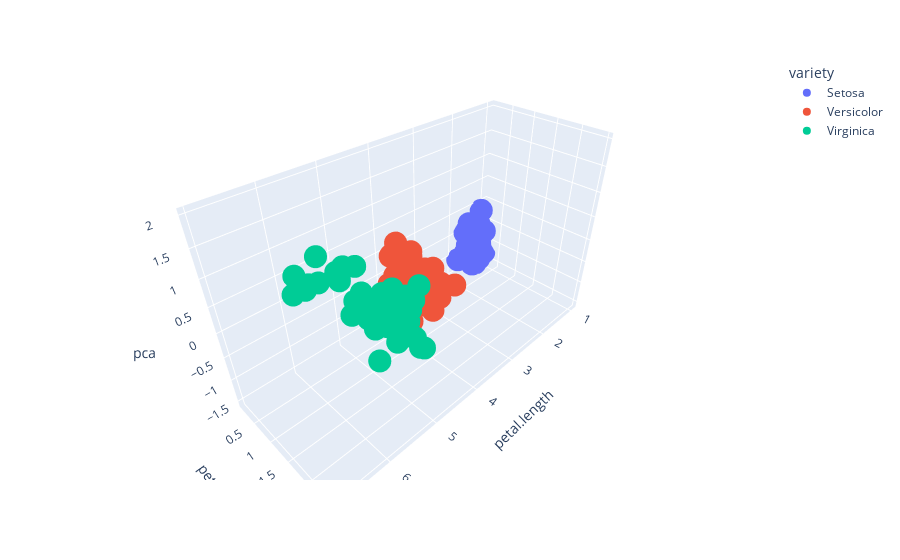

Write notebook code for a chart like this one.
### Code cell
plot_pca_3d_scatter(df, ['sepal.length', 'sepal.width'])
